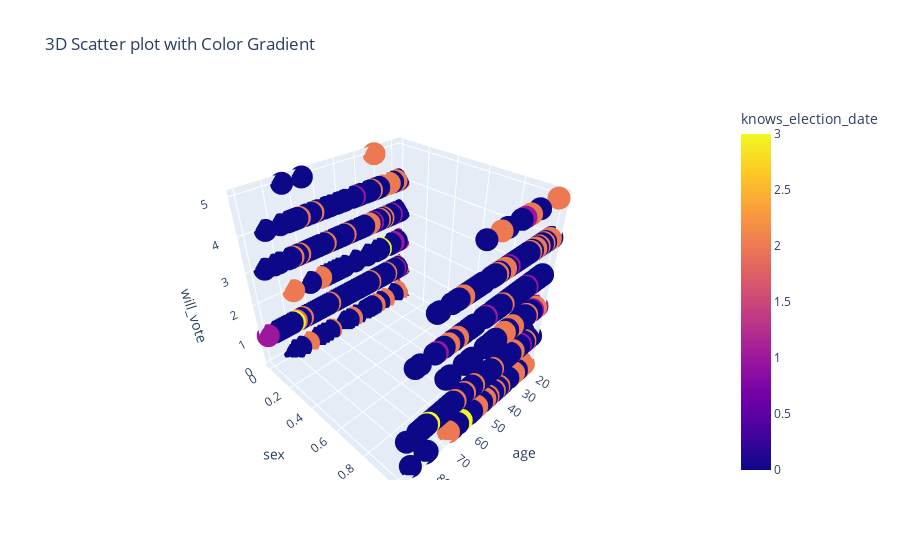

The notebook cell this image was saved under:
### Code cell
fig = px.scatter_3d(df, x='age', y='sex', z='will_vote', color='knows_election_date',
                    title='3D Scatter plot with Color Gradient')
fig.show()

### Figure 1 — Plotly figure (JSON) as saved in the notebook; plotly's stock layout.template omitted (floating-point values rounded to 4 significant figures; data arrays with more than 128 entries replaced by an {"elided": "..."} marker saying what was removed)
{"data": [{"hovertemplate": "age=%{x}<br>sex=%{y}<br>will_vote=%{z}<br>knows_election_date=%{marker.color}<extra></extra>", "legendgroup": "", "marker": {"color": {"elided": "1600 int values"}, "coloraxis": "coloraxis", "symbol": "circle"}, "mode": "markers", "name": "", "scene": "scene", "showlegend": false, "type": "scatter3d", "x": {"elided": "1600 int values"}, "y": {"elided": "1600 int values"}, "z": {"elided": "1600 int values"}}], "layout": {"coloraxis": {"colorbar": {"title": {"text": "knows_election_date"}}, "colorscale": [[0, "#0d0887"], [0.1111, "#46039f"], [0.2222, "#7201a8"], [0.3333, "#9c179e"], [0.4444, "#bd3786"], [0.5556, "#d8576b"], [0.6667, "#ed7953"], [0.7778, "#fb9f3a"], [0.8889, "#fdca26"], [1, "#f0f921"]]}, "legend": {"tracegroupgap": 0}, "scene": {"domain": {"x": [0, 1], "y": [0, 1]}, "xaxis": {"title": {"text": "age"}}, "yaxis": {"title": {"text": "sex"}}, "zaxis": {"title": {"text": "will_vote"}}}, "title": {"text": "3D Scatter plot with Color Gradient"}}}
